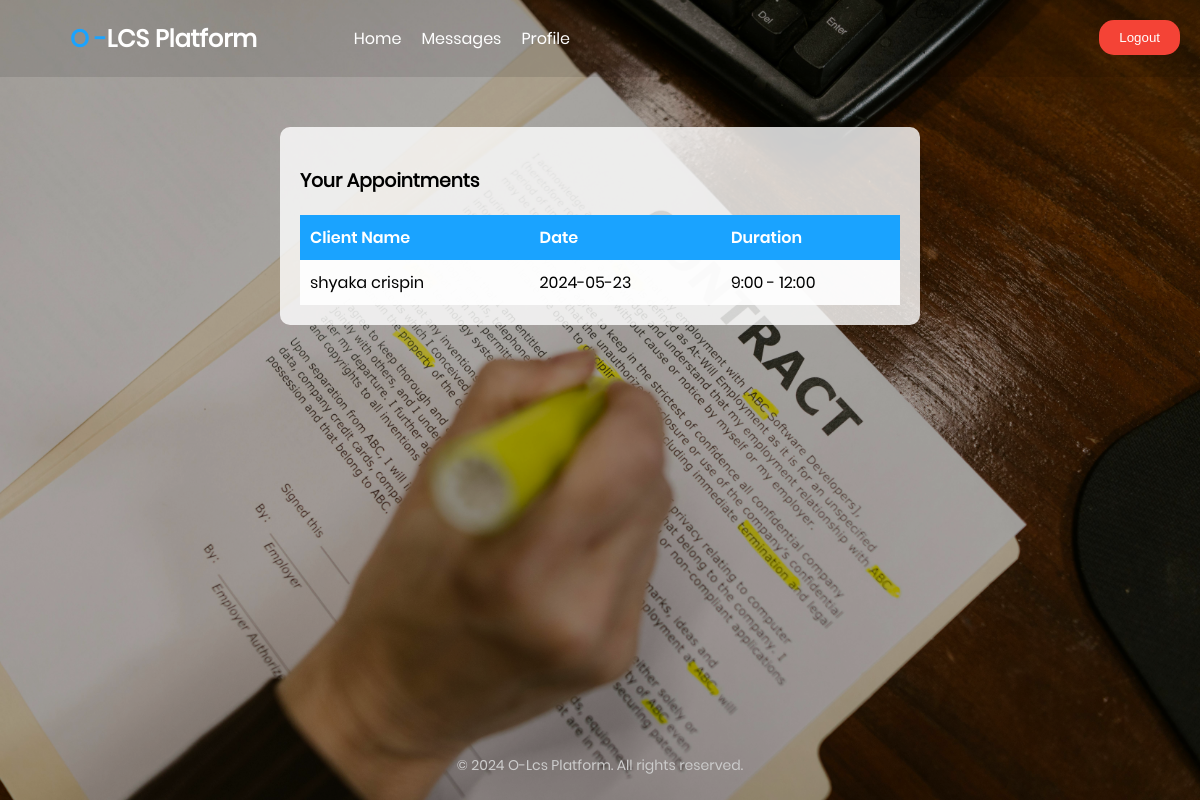
Screenshot of /loggedIN/advisor/appointment.php (signed in) with the database file from the repository.
### tables this page shows
CREATE TABLE `appointments` (
  `appointment_id` int(11) NOT NULL,
  `client_id` int(11) NOT NULL,
  `lawyer_id` int(11) NOT NULL,
  `date` varchar(120) NOT NULL,
  `duration` enum('9:00 - 12:00','14:30 - 16:20') NOT NULL
);

CREATE TABLE `clients` (
  `client_id` int(120) NOT NULL,
  `first_name` varchar(50) NOT NULL,
  `last_name` varchar(50) NOT NULL,
  `birth_date` varchar(40) NOT NULL,
  `sex` enum('male','female') NOT NULL,
  `email` varchar(200) NOT NULL,
  `phone_number` varchar(12) NOT NULL
);

### loggedIN/advisor/appointment.php (the view, shortened to what this page needs)
<?php
$username = $_SESSION['user_info']['username'];
$conn = mysqli_connect('localhost', 'root', '', 'olcs');
$query = "SELECT referenced_id FROM users WHERE username = '$username'";
$result = mysqli_query($conn, $query);
$row = mysqli_fetch_assoc($result);
$referenced_id = $row['referenced_id'];
$appointments_query = "
    SELECT a.date, a.duration, c.first_name, c.last_name
    FROM appointments a
    JOIN clients c ON a.client_id = c.client_id
    WHERE a.client_id = '$referenced_id'
";
$appointments_result = mysqli_query($conn, $appointments_query);
?>
<!DOCTYPE html>
<html lang="en">
<head>
    <link rel="stylesheet" type="text/css" href="appointment.css">
</head>
<body>
    <header>
        <nav>
            <div class="logo">
                <h2><span style="color: #1aa3ff;">O -</span>LCS Platform</h2>
            </div>
            <ul class="nav-links">
                <li><a href="index.php" class="nav-link">Home</a></li>
                <li><a href="chat.php" class="nav-link">Messages</a></li>
                <li><a href="profile.php" class="nav-link">Profile</a></li>
            </ul>
        </nav>
    </header>
    <div class="container">
        <h3>Your Appointments</h3>
        <table>
            <thead>
                <tr>
                    <th>Client Name</th>
                    <th>Date</th>
                    <th>Duration</th>
                </tr>
            </thead>
            <tbody>
                <?php while ($row = mysqli_fetch_assoc($appointments_result)) { ?>
                    <tr>
                        <td><?= htmlspecialchars($row['first_name'] . ' ' . $row['last_name']) ?></td>
                        <td><?= htmlspecialchars($row['date']) ?></td>
                        <td><?= htmlspecialchars($row['duration']) ?></td>
                    </tr>
                <?php } ?>
            </tbody>
        </table>
    </div>
    <button class="logout-btn" onclick="logout()">Logout</button>
    <footer>
        <p class="footer-copyright">&copy; 2024 O-Lcs Platform. All rights reserved.</p>
    </footer>
</body>
</html>

### loggedIN/advisor/appointment.css (style rules this page uses)
body { margin: 0; padding: 0; font-family: "Poppins-Regular"; position: relative; background-image: url('../../img/2.jpg'); background-size: cover; background-attachment: fixed; background-position: center; background-repeat: no-repeat; }
body::after { content: ''; opacity: 0.5; position: fixed; top: 0; left: 0; bottom: 0; right: 0; z-index: -1; background-color: rgba(0, 0, 0, 0.5); }
header { background-color: rgba(0, 0, 0, 0.1); padding: 10px 0; }
nav { display: flex; justify-content: space-between; align-items: center; padding: 0 50px; }
.logo h2 { color: #fff; margin: 0; }
.logo { margin-left: 20px; }
.nav-links { list-style: none; display: flex; margin-right: 560px; }
.nav-links li { margin-right: 20px; }
.nav-links li a { color: #fff; text-decoration: none; transition: color 0.3s ease; }
.logout-btn { position: absolute; top: 20px; right: 20px; background-color: #f44336; color: white; border: none; padding: 10px 20px; cursor: pointer; border-radius: 15px; transition: background-color 0.3s ease; }
footer { color: #fff; text-align: center; position: fixed; bottom: 0; width: 100%; }
.footer-copyright { margin-top: 50px; color: #ccc; font-size: 14px; position: absolute; bottom: 10px; left: 50%; transform: translateX(-50%); }
.container { margin: 50px auto; padding: 20px; background-color: rgba(255, 255, 255, 0.8); border-radius: 10px; max-width: 600px; }
table { width: 100%; border-collapse: collapse; margin-top: 20px; }
table thead { background-color: #1aa3ff; color: white; }
table thead th { padding: 10px; text-align: left; font-family: "Poppins-SemiBold"; }
table tbody tr { background-color: rgba(255, 255, 255, 0.9); transition: background-color 0.3s ease; }
table tbody td { padding: 10px; text-align: left; font-family: "Poppins-Regular"; }

### rows the page displays
appointments: client.last_name "shyaka crispin", date "2024-05-23", duration "9:00 - 12:00"
